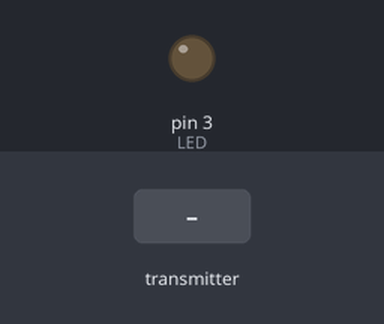
A sketch run on a simulated Arduino Uno, built with avr-gcc and run on an emulated ATmega328P. On the bench: output pins drawn as LEDs (lit = HIGH). The test bench sets the inputs (shaded band). No radio packets arrive unless stated; what the sketch prints to the serial monitor is not drawn.

Above: at 1.2 s.
1.3 s: the transmitter starts sending val = 64
At 2.0 s:
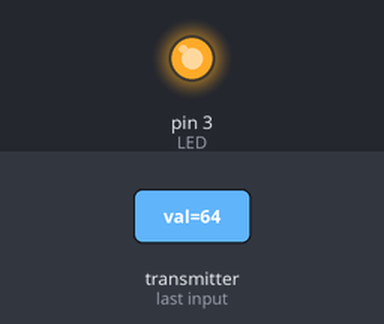
2.8 s: the transmitter starts sending val = 0
At 4.0 s:
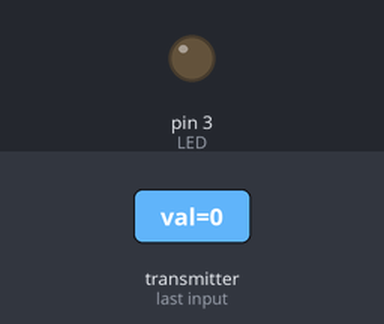
4.3 s: the transmitter starts sending val = 128
At 5.5 s:
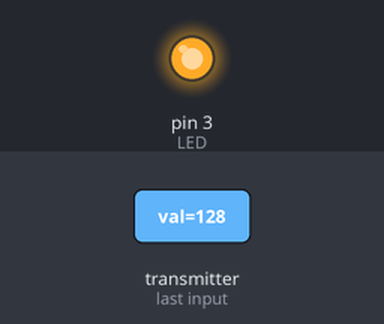
Timing chart, 0 to 7.3 s (numbered marks = the images above; inputs shaded):
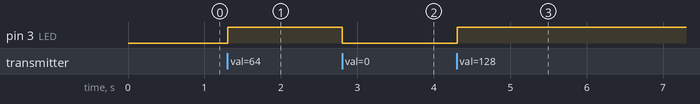

The sketch:

Receiever.ino
```cpp
#include <SPI.h>
#include <nRF24L01.h>
#include <RF24.h>

RF24 radio(9, 10); // CE, CSN

const byte address[6] = "00001";
int LED = 3;
byte val;

//This function will only set the value to  0 if the connection is lost...
void resetData()
{
  val = 0;
}

void setup() {
  pinMode(LED,OUTPUT);
  Serial.begin(9600);
  radio.begin();
  radio.openReadingPipe(0, address);//il lit
  radio.setAutoAck(false);
  radio.setDataRate(RF24_250KBPS);
  radio.startListening();
}

unsigned long lastRecvTime = 0;
void recvData()
{
  while ( radio.available() )
  {
    radio.read(&val, sizeof(val));
    lastRecvTime = millis(); //here we receive the data
  }
}

void loop() {
  recvData();
  unsigned long now = millis();
  //Here we check if we've lost signal, if we did we reset the values
  if ( now - lastRecvTime > 5000 ) {
  // Signal lost?
    Serial.println("lost");
    resetData();
  }
  Serial.println(val);
  digitalWrite(LED, val);
}
```

Measured:
- after the input at 1.3 s, pin 3 (LED): LOW → HIGH at once
- after the input at 2.8 s, pin 3 (LED): HIGH → LOW at once
- after the input at 4.3 s, pin 3 (LED): LOW → HIGH at once
